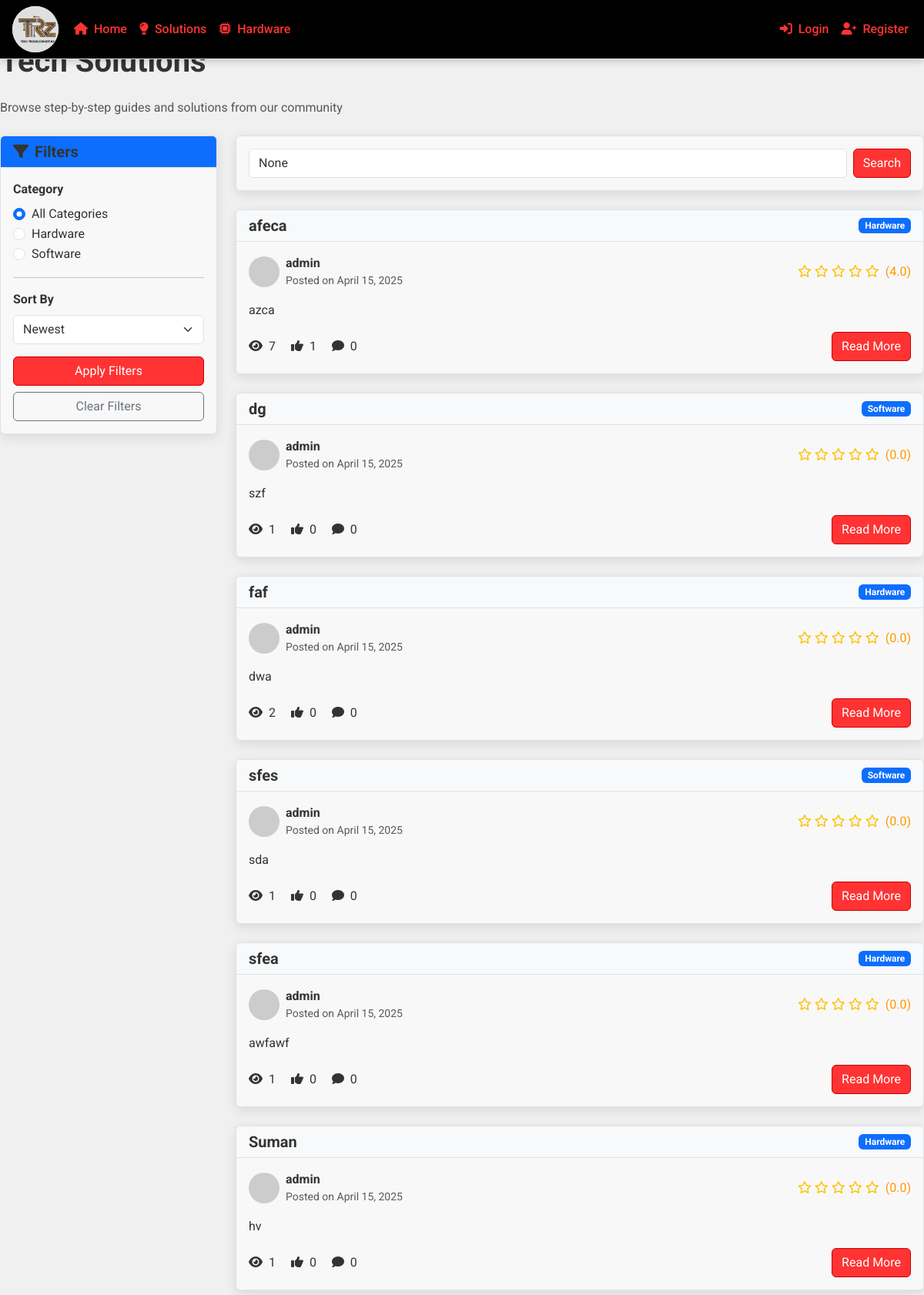
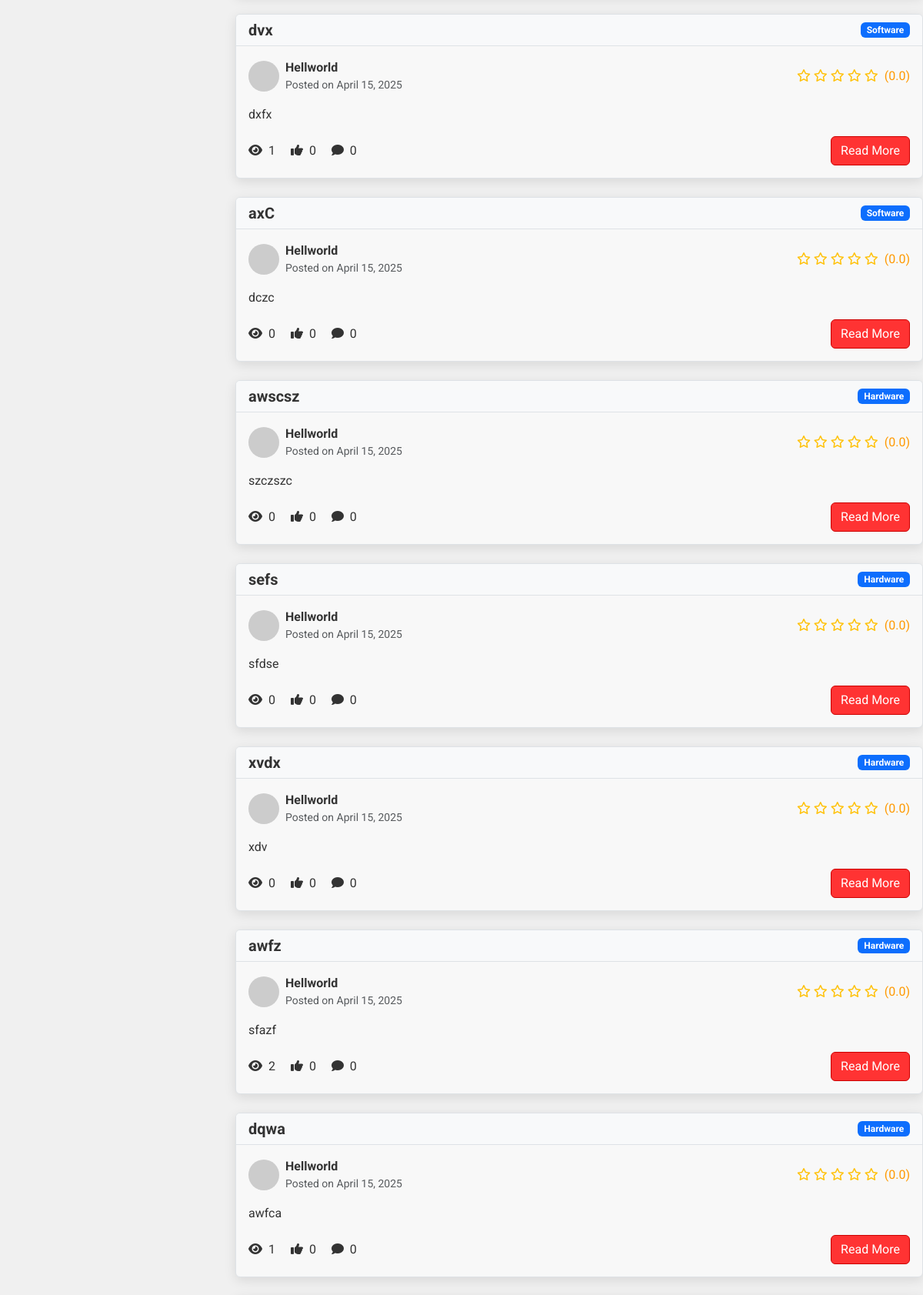
The page /solutions/ (upper part) on the database its author committed (2 pictures, top to bottom).
### TechRescueZoneApp/models.py (models this page shows, shortened)
class SolutionCategory(models.Model):
    name = models.CharField(max_length=100)
    description = models.TextField(blank=True, null=True)
    class Meta:
        verbose_name_plural = 'Solution Categories'

class Solution(models.Model):
    title = models.CharField(max_length=200)
    summary = models.TextField()
    content = models.TextField()
    author = models.ForeignKey(User, on_delete=models.CASCADE, related_name='solutions')
    category = models.ForeignKey(SolutionCategory, on_delete=models.CASCADE, related_name='solutions')
    is_featured = models.BooleanField(default=False)
    views = models.PositiveIntegerField(default=0)
    likes = models.ManyToManyField(User, related_name='liked_solutions', blank=True)
    created_at = models.DateTimeField(auto_now_add=True)
    updated_at = models.DateTimeField(auto_now=True)
    def get_like_count(self):
        return self.likes.count()
    def get_comment_count(self):
        return self.comments.count()
    def get_average_rating(self):
        ratings = self.ratings.all()
        if ratings.exists():  # Using exists() for efficiency
            return sum(rating.rating for rating in ratings) / ratings.count()
        return 0

### TechRescueZoneApp/views.py (the view)
# urls.py: path('solutions/', views.solution_list, name='solution_list'),
def solution_list(request):
    category_id = request.GET.get('category')
    search_query = request.GET.get('search')
    sort_by = request.GET.get('sort_by', 'newest')
    solutions = Solution.objects.all()
    if category_id:
        solutions = solutions.filter(category_id=category_id)
    if search_query:
        solutions = solutions.filter(
            Q(title__icontains=search_query) |
            Q(summary__icontains=search_query) |
            Q(content__icontains=search_query)
        )
    if sort_by == 'popular':
        solutions = solutions.annotate(like_count=Count('likes')).order_by('-like_count')
    elif sort_by == 'top_rated':
        solutions = solutions.annotate(avg_rating=Avg('ratings__rating')).order_by('-avg_rating')
    elif sort_by == 'most_viewed':
        solutions = solutions.order_by('-views')
    else:
        solutions = solutions.order_by('-created_at')
    categories = SolutionCategory.objects.all()
    context = {
        'solutions': solutions,
        'categories': categories,
        'selected_category': category_id,
        'search_query': search_query,
        'sort_by': sort_by,
    }
    return render(request, 'software/solution_list.html', context)

### templates/software/solution_list.html (shortened to what this page needs)
{% extends 'base.html' %}
{% block content %}
<h1 class="mb-4">Tech Solutions</h1>
<p class="text-muted mb-4">Browse step-by-step guides and solutions from our community</p>
<div class="row">
    <div class="col-md-3">
        <div class="card mb-4">
            <div class="card-header bg-primary text-white">
                <h5 class="mb-0"><i class="fas fa-filter me-2"></i>Filters</h5>
            </div>
            <div class="card-body">
                <form method="get" action="{% url 'TechRescueZoneApp:solution_list' %}">
                    <div class="mb-3">
                        <label class="form-label fw-bold">Category</label>
                        <div class="overflow-auto" style="max-height: 200px;">
                            <div class="form-check">
                                <input class="form-check-input" type="radio" name="category" id="category-all" value="" {% if not selected_category %}checked{% endif %}>
                                <label class="form-check-label" for="category-all">
                                    All Categories
                                </label>
                            </div>
                            {% for category in categories %}
                            <div class="form-check">
                                <input class="form-check-input" type="radio" name="category" id="category-{{ category.id }}" value="{{ category.id }}" {% if selected_category == category.id|stringformat:"i" %}checked{% endif %}>
                                <label class="form-check-label" for="category-{{ category.id }}">
                                    {{ category.name }}
                                </label>
                            </div>
                            {% endfor %}
                        </div>
                    </div>
                    <hr>
                    <div class="mb-3">
                        <label class="form-label fw-bold">Sort By</label>
                        <select class="form-select" name="sort_by">
                            <option value="newest" {% if sort_by == 'newest' %}selected{% endif %}>Newest</option>
                        </select>
                    </div>
                    <div class="d-grid">
                        <button type="submit" class="btn btn-primary">Apply Filters</button>
                        <a href="{% url 'TechRescueZoneApp:solution_list' %}" class="btn btn-outline-secondary mt-2">Clear Filters</a>
                    </div>
                </form>
            </div>
        </div>
    </div>
    <div class="col-md-9">
        <div class="card mb-4">
            <div class="card-body">
                <form method="get" action="{% url 'TechRescueZoneApp:solution_list' %}" class="d-flex">
                    <input type="text" name="search" class="form-control me-2" placeholder="Search solutions..." value="{{ search_query }}">
                    <button type="submit" class="btn btn-primary">Search</button>
                </form>
            </div>
        </div>
        {% if solutions %}
            {% for solution in solutions %}
            <div class="card mb-4 solution-card hover-shadow">
                <div class="card-header d-flex justify-content-between align-items-center bg-light">
                    <h5 class="mb-0">{{ solution.title }}</h5>
                    <span class="badge bg-primary">{{ solution.category.name }}</span>
                </div>
                <div class="card-body">
                    <div class="d-flex justify-content-between align-items-center mb-3">
                        <div class="d-flex align-items-center">
                            <img src="{% if solution.author.profile.profile_picture %}{{ solution.author.profile.profile_picture.url }}{% else %}https://via.placeholder.com/40{% endif %}" class="rounded-circle me-2" width="40" height="40" alt="{{ solution.author.username }}">
                            <div>
                                <div class="d-flex align-items-center">
                                    <p class="mb-0 fw-bold">{{ solution.author.username }}</p>
                                </div>
                                <p class="text-muted mb-0 small">Posted on {{ solution.created_at|date:"F j, Y" }}</p>
                            </div>
                        </div>
                        <div class="rating">
                            {% with avg_rating=solution.get_average_rating %}
                            {% for i in "12345" %}
                                {% if forloop.counter <= avg_rating|floatformat:"0" %}
                                <i class="fas fa-star text-warning"></i>
                                {% else %}
                                <i class="far fa-star text-warning"></i>
                                {% endif %}
                            {% endfor %}
                            <span class="ms-1">({{ avg_rating|floatformat:1 }})</span>
                            {% endwith %}
                        </div>
                    </div>
                    <p>{{ solution.summary }}</p>
                    <div class="d-flex justify-content-between align-items-center">
                        <div>
                            <span class="me-3"><i class="fas fa-eye me-1"></i> {{ solution.views }}</span>
                            <span class="me-3"><i class="fas fa-thumbs-up me-1"></i> {{ solution.get_like_count }}</span>
                            <span><i class="fas fa-comment me-1"></i> {{ solution.get_comment_count }}</span>
                        </div>
                        <div class="d-flex">
                            <a href="{% url 'TechRescueZoneApp:solution_detail' solution.id %}" class="btn btn-primary">Read More</a>
                        </div>
                    </div>
                </div>
            </div>
            {% endfor %}
        {% else %}
            <div class="alert alert-info">
                <i class="fas fa-info-circle me-2"></i>No solutions found matching your criteria.
            </div>
        {% endif %}
    </div>
</div>
{% endblock %}

### rows shown on the page
SolutionCategory: category "☐ Hardware", name "Hardware"
SolutionCategory: category "☐ Software", name "Software"
Solution: title "afeca", category.name "Hardware", author.username "admin", created_at "April 15, 2025", get_average_rating "4.0", summary "azca", views "7", get_like_count "1", get_comment_count "0"
Solution: title "dg", category.name "Software", author.username "admin", created_at "April 15, 2025", get_average_rating "0.0", summary "szf", views "1", get_like_count "0", get_comment_count "0"
Solution: title "faf", category.name "Hardware", author.username "admin", created_at "April 15, 2025", get_average_rating "0.0", summary "dwa", views "2", get_like_count "0", get_comment_count "0"
Solution: title "sfes", category.name "Software", author.username "admin", created_at "April 15, 2025", get_average_rating "0.0", summary "sda", views "1", get_like_count "0", get_comment_count "0"
Solution: title "sfea", category.name "Hardware", author.username "admin", created_at "April 15, 2025", get_average_rating "0.0", summary "awfawf", views "1", get_like_count "0", get_comment_count "0"
Solution: title "Suman", category.name "Hardware", author.username "admin", created_at "April 15, 2025", get_average_rating "0.0", summary "hv", views "1", get_like_count "0", get_comment_count "0"
Solution: title "dvx", category.name "Software", author.username "Hellworld", created_at "April 15, 2025", get_average_rating "0.0", summary "dxfx", views "1", get_like_count "0", get_comment_count "0"
Solution: title "axC", category.name "Software", author.username "Hellworld", created_at "April 15, 2025", get_average_rating "0.0", summary "dczc", views "0", get_like_count "0", get_comment_count "0"
Solution: title "awscsz", category.name "Hardware", author.username "Hellworld", created_at "April 15, 2025", get_average_rating "0.0", summary "szczszc", views "0", get_like_count "0", get_comment_count "0"
Solution: title "sefs", category.name "Hardware", author.username "Hellworld", created_at "April 15, 2025", get_average_rating "0.0", summary "sfdse", views "0", get_like_count "0", get_comment_count "0"
Solution: title "xvdx", category.name "Hardware", author.username "Hellworld", created_at "April 15, 2025", get_average_rating "0.0", summary "xdv", views "0", get_like_count "0", get_comment_count "0"
Solution: title "awfz", category.name "Hardware", author.username "Hellworld", created_at "April 15, 2025", get_average_rating "0.0", summary "sfazf", views "2", get_like_count "0", get_comment_count "0"
Solution: title "dqwa", category.name "Hardware", author.username "Hellworld", created_at "April 15, 2025", get_average_rating "0.0", summary "awfca", views "1", get_like_count "0", get_comment_count "0"
